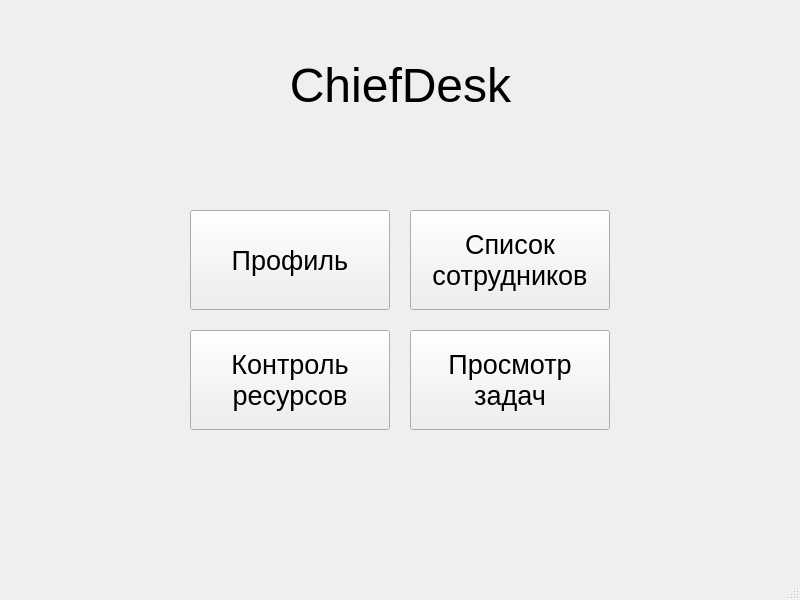
<?xml version="1.0" encoding="UTF-8"?>
<ui version="4.0">
 <class>ChiefDesk</class>
 <widget class="QMainWindow" name="ChiefDesk">
  <property name="geometry">
   <rect>
    <x>0</x>
    <y>0</y>
    <width>800</width>
    <height>600</height>
   </rect>
  </property>
  <property name="windowTitle">
   <string>ChiefDesk</string>
  </property>
  <widget class="QWidget" name="centralwidget">
   <widget class="QLabel" name="titleLabel">
    <property name="geometry">
     <rect>
      <x>10</x>
      <y>40</y>
      <width>781</width>
      <height>91</height>
     </rect>
    </property>
    <property name="font">
     <font>
      <pointsize>36</pointsize>
     </font>
    </property>
    <property name="text">
     <string>ChiefDesk</string>
    </property>
    <property name="alignment">
     <set>Qt::AlignCenter</set>
    </property>
   </widget>
   <widget class="QPushButton" name="viewProfileBtn">
    <property name="geometry">
     <rect>
      <x>190</x>
      <y>210</y>
      <width>200</width>
      <height>100</height>
     </rect>
    </property>
    <property name="font">
     <font>
      <pointsize>20</pointsize>
     </font>
    </property>
    <property name="text">
     <string>Профиль</string>
    </property>
   </widget>
   <widget class="QPushButton" name="viewEmployeesBtn">
    <property name="geometry">
     <rect>
      <x>410</x>
      <y>210</y>
      <width>200</width>
      <height>100</height>
     </rect>
    </property>
    <property name="font">
     <font>
      <pointsize>20</pointsize>
     </font>
    </property>
    <property name="text">
     <string>Список
сотрудников</string>
    </property>
   </widget>
   <widget class="QPushButton" name="viewTasksBtn">
    <property name="geometry">
     <rect>
      <x>410</x>
      <y>330</y>
      <width>200</width>
      <height>100</height>
     </rect>
    </property>
    <property name="font">
     <font>
      <pointsize>20</pointsize>
     </font>
    </property>
    <property name="text">
     <string>Просмотр
задач</string>
    </property>
   </widget>
   <widget class="QPushButton" name="resControlBtn">
    <property name="geometry">
     <rect>
      <x>190</x>
      <y>330</y>
      <width>200</width>
      <height>100</height>
     </rect>
    </property>
    <property name="font">
     <font>
      <pointsize>20</pointsize>
     </font>
    </property>
    <property name="text">
     <string>Контроль
ресурсов</string>
    </property>
   </widget>
  </widget>
  <widget class="QMenuBar" name="menubar">
   <property name="geometry">
    <rect>
     <x>0</x>
     <y>0</y>
     <width>800</width>
     <height>22</height>
    </rect>
   </property>
  </widget>
  <widget class="QStatusBar" name="statusbar"/>
 </widget>
 <resources/>
 <connections/>
</ui>
